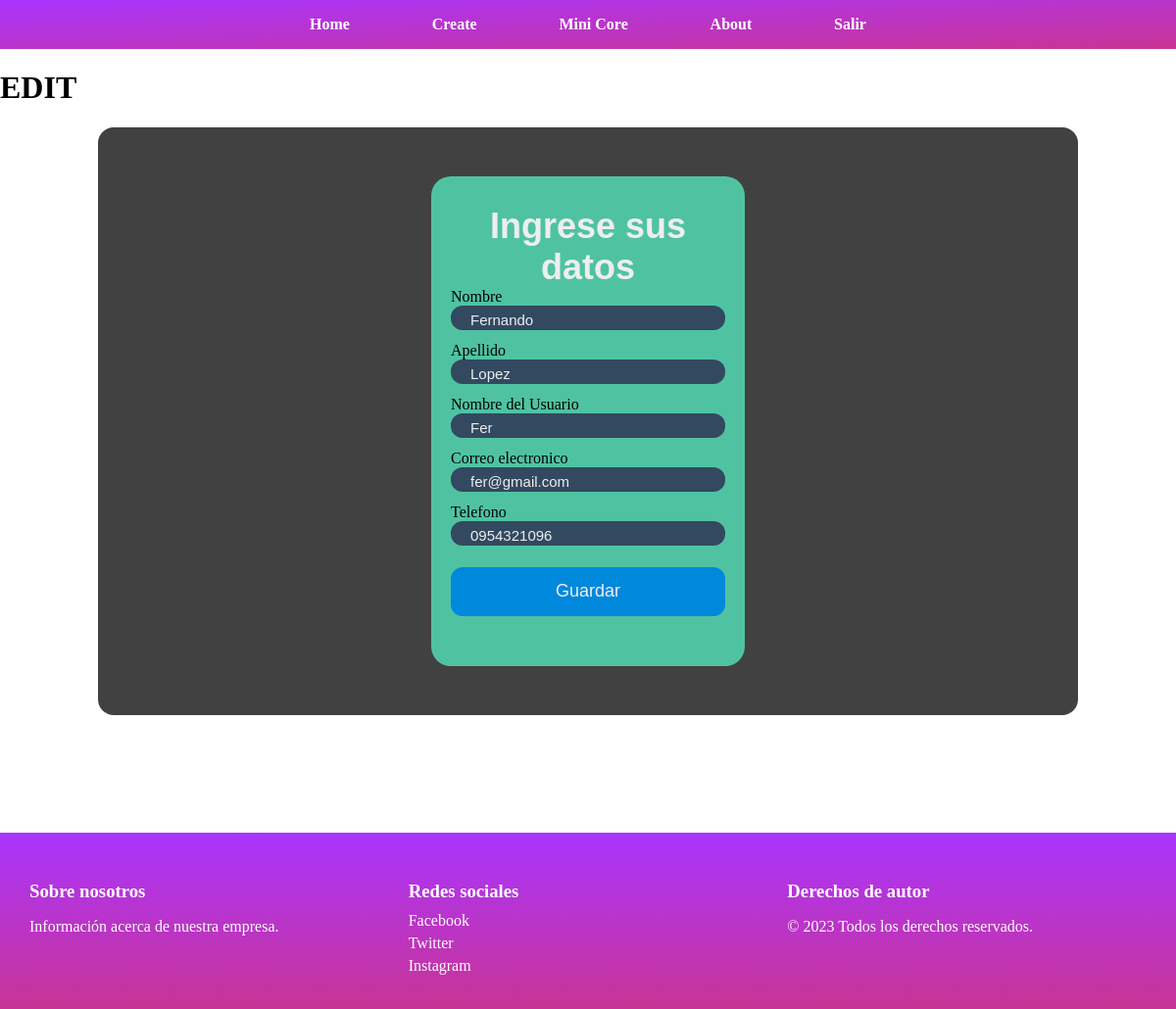
The page /useredit/5 (signed in) on the database its author committed.
### CRUD1/models.py (models this page shows)
class Usuario(models.Model):
    nombre = models.CharField(max_length=50)
    apellido = models.CharField(max_length=50)
    nombre_usuario = models.CharField(max_length=50, verbose_name="Nombre del Usuario")
    email = models.EmailField(verbose_name="Correo electronico")
    tfno = models.CharField(max_length=10, verbose_name="Telefono")

### CRUD1/views.py (the view)
# urls.py: path('useredit/<int:id>', views.useredit, name='useredit'),
@login_required
def useredit(request, id):
    usuario = Usuario.objects.get(id=id)
    formulario = UsuarioForm(request.POST or None,
                             request.FILES or None, instance=usuario)
    if formulario.is_valid() and request.POST:
        formulario.save()
        return redirect('index')
    return render(request, "usuarios/edit.html", {"formulario": formulario})

### CRUD1/form.py
class UsuarioForm(ModelForm):
    class Meta:
        model = Usuario
        fields = '__all__'

### CRUD1/templates/usuarios/edit.html
{% extends "predeterminados/base.html"%}
{% load static %} {% block titulo%} Edit {%endblock%} {% block contenido%}
<h1>EDIT</h1>
{% include "predeterminados/formulario.html" %} {%endblock%}

### CRUD1/templates/predeterminados/formulario.html (shortened to what this page needs)
<head>
  {% load static %}
  <link rel="stylesheet" type="text/css" href="{% static 'css/form.css' %}" />
</head>
<div class="bodyform">
  <div class="form">
    <div class="title">Ingrese sus datos</div>
    <form enctype="multipart/form-data" method="post">
      {% csrf_token %} {% for campo in formulario %}
      <div class="input-container">
        {% if campo.field.widget.input_type == 'datetime-local' %}
            <label for="{{ campo.id_for_label }}">{{ campo.label }}</label>
            <input type="datetime-local" class="input" name="{{ campo.name }}" id="{{ campo.id_for_label }}" value="{{ campo.value|default:'' }}">
        {% elif campo.field.widget.input_type == 'Textarea' %}
            <label for="{{ campo.id_for_label }}">{{ campo.label }}</label>
            <textarea class="input" name="{{ campo.name }}" id="{{ campo.id_for_label }}" placeholder="{{ campo.label }}" rows="5">{{ campo.value|default:'' }}</textarea>
        {% else %}
            <label for="{{ campo.id_for_label }}">{{ campo.label }}</label>
            <input type="{{ campo.field.widget.input_type }}" class="input" name="{{ campo.name }}" id="{{ campo.id_for_label }}" value="{{ campo.value|default:'' }}">
        {% endif %}
      </div>
      {% endfor %}
      <input class="submit" type="submit" value="Guardar" />
    </form>
  </div>
</div>

### CRUD1/static/css/navbar.css (style rules this page uses)
:root { --vosc: #674ab3; --vmedio: #a348a6; --violeta: #9f63c4; --vcla: #9075d8; --vrosa: #cea2d7; --orcuro: #333; --blanco: #fff; --backgroundnav: #272727; --change: #8c8c8c; --violeta: #9502ffcc; --fuxia: #bb017acc; }

### CRUD1/static/css/form.css (style rules this page uses)
.bodyform { align-items: center; background-color: #414141; display: flex; justify-content: center; height: 100%; padding: 50px; margin: auto; border-radius: 1rem; width: 75%; margin-bottom: 1rem; }
.form { background-color: #4fc3a1; border-radius: 20px; box-sizing: border-box; height: 500px; padding: 20px; width: 320px; }
.title { color: #eee; font-family: sans-serif; font-size: 36px; font-weight: 600; margin-top: 10px; text-align: center; }
.input-container { height: 50px; position: relative; width: 100%; margin-bottom: 5px; }
.input { background-color: #324960; border-radius: 12px; border: 0; box-sizing: border-box; color: #eee; font-size: 15px; height: 50%; outline: 0; padding: 4px 20px 0; width: 100%; }
.submit { background-color: #08d; border-radius: 12px; border: 0; box-sizing: border-box; color: #eee; cursor: pointer; font-size: 18px; height: 50px; margin-top: 10px; outline: 0; text-align: center; width: 100%; }

### CRUD1/static/css/footer.css (style rules this page uses)
:root { --vosc: #674ab3; --vmedio: #a348a6; --violeta: #9f63c4; --vcla: #9075d8; --vrosa: #cea2d7; --orcuro: #333; --blanco: #fff; --violeta: #9502ffcc; --fuxia: #bb017acc; }

### CRUD1/templates/predeterminados/base.html (style rules this page uses)
body { margin: 0; background: url('https://i.pinimg.com/originals/1a/f6/89/1af689d42bdb7686df444f22925f9e89.gif') no-repeat; background-size: cover; background-position: center; }

### rows shown on the page
Usuario: nombre "Fernando" "Lopez" "Fer" "fer@gmail.com" "0954321096"

### other values the page prints
{{ campo.label }} "Nombre" "Apellido" "Nombre del Usuario" "Correo electronico" "Telefono"
